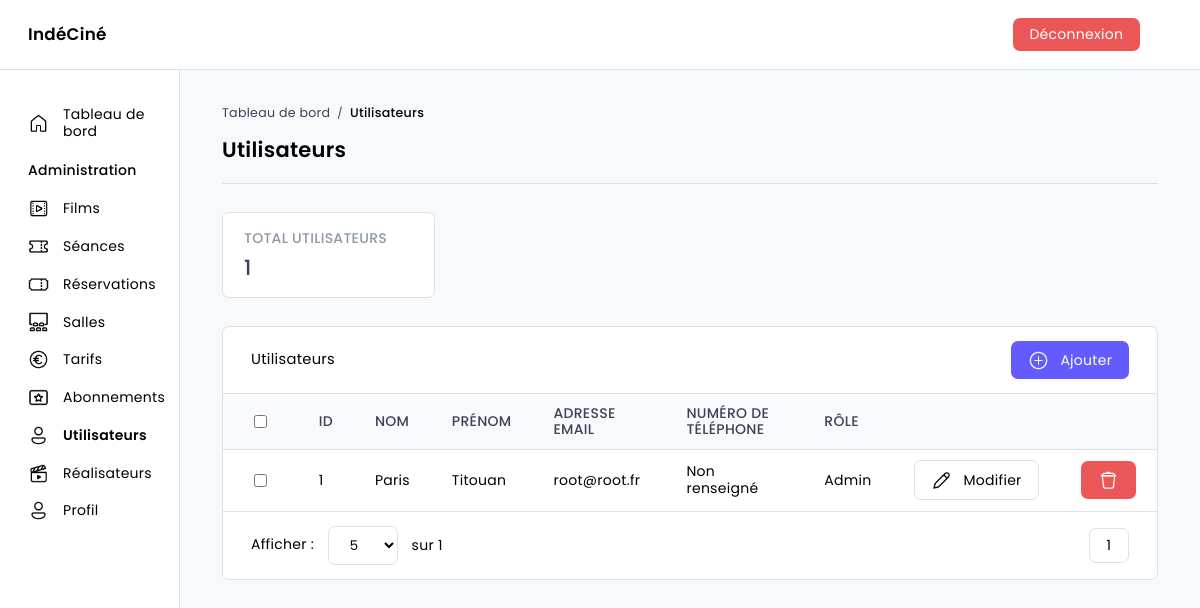
Screenshot of /dashboard/users (signed in) with the database file from the repository.
### tables this page shows
CREATE TABLE IF NOT EXISTS `users` (
  `userId` int(11) NOT NULL AUTO_INCREMENT,
  `userFirstName` varchar(30) NOT NULL,
  `userLastName` varchar(30) NOT NULL,
  `userEmail` varchar(255) NOT NULL,
  `userPhoneNumber` varchar(10) DEFAULT NULL,
  `userBirthDate` date DEFAULT NULL,
  `userPassword` varchar(60) NOT NULL,
  `userProfilePicture` varchar(255) DEFAULT NULL,
  `userRole` enum('admin','client') NOT NULL DEFAULT 'client',
  PRIMARY KEY (`userId`)
);

### src/Controllers/Controller.php (called while the page is built, shortened)
<?php
abstract class Controller {
    public function render (string $file, array $data = [], string $template = 'default') {
        extract($data);
        require_once ROOT . '/Views/pages/' . $file . '.php';
    }
}

### index.php (called while the page is built, shortened)
<?php
$app = new Router;
$app -> start();

### src/Models/Model.php (called while the page is built, shortened)
<?php
class Model extends Database {
    public function read (array $columns = null, array $criteria = null, array $join = null, int $limit = null, int $offset = null, string $count = null, string $fetch = null) {
        $params = array(
            'columns' => $columns,
            'criteria' => $criteria,
            'join' => $join,
            'limit' => $limit,
            'offset' => $offset,
            'count' => $count,
            'fetch' => $fetch
        );
        $criteriaString = "";
        $columnsString = "*";
        $joinString = "";
        $limitString = "";
        $offsetString = "";
        $criterionValues = null;
        foreach ($params as $key => $value) {
            if ($value) switch ($key) {
                case 'columns':
                    $columns = array();
                    foreach ($value as $column) {
                        $columns[] = $column;
                    }
                    $columnsString = implode(", ", $columns);
                    break;
                case 'limit':
                    $limitString = " LIMIT $limit";
                    break;
                case 'count':
                    $columnsString = "COUNT($columnsString) AS $value";
                    break;
            }
        }
        $sqlQuery = "SELECT " . $columnsString . " FROM {$this -> table} " . ((isset($join)) ? $join['table'] : null) . $joinString . $criteriaString . $limitString . $offsetString;
        $query = $this -> runQuery($sqlQuery, $criterionValues);
        if ($fetch == 'fetch') return $query -> fetch();
        else if ($fetch === 'fetchAll') return $query -> fetchAll();
        else return null;
    }
    public function runQuery (string $req, array $attrs = null) {
        $this -> database = Database::getInstance();
        if ($attrs !== null) {
            $query = $this -> database -> prepare($req);
            $query -> execute($attrs);
            return $query;
        } else return $this -> database -> query($req);
    }
}

### src/Models/UsersModel.php (called while the page is built, shortened)
<?php
class UsersModel extends Model {
    public function __construct () {
        $this -> table = 'users';
    }
}

### src/Core/Database.php (called while the page is built, shortened)
<?php
class Database extends PDO {
    private static $instance;
    private function __construct () {
        $_dsn = 'mysql:dbname=' . self::DATABASE . ';host=' . self::SERVER;
    }
    public static function getInstance () : self {
        if (self::$instance === null) self::$instance = new self();
        return self::$instance;
    }
}

### src/Views/pages/dashboard/users/index.php (the view, shortened to what this page needs)
<div class="cards-container">
    <div class="card">
        <p class="title">TOTAL UTILISATEURS</p>
        <p class="value"><?= $totalUsers ?></p>
    </div>
</div>
<div class="table-container">
    <div class="table-header">
        <p>Utilisateurs</p>
        <form method="post">
            <button class="bg bg-blue" name="add">
                <img src="/public/images/icons/regular_add--v1.png">
                Ajouter
            </button>
        </form>
    </div>
    <form method="post">
        <table>
            <thead>
                <tr>
                    <th><input type="checkbox"></th>
                    <th>ID</th>
                    <th>Nom</th>
                    <th>Prénom</th>
                    <th>Adresse email</th>
                    <th>Numéro de téléphone</th>
                    <th>Rôle</th>
                    <th></th>
                    <th></th>
                </tr>
            </thead>
            <tbody>
                <?php foreach ($users as $user): ?>
                <tr onclick="window.location.href = '/dashboard/users/<?= $user -> userId ?>'">
                    <td><input type="checkbox"></td>
                    <td><?= $user -> userId ?></td>
                    <td><?= $user -> userLastName ?></td>
                    <td><?= $user -> userFirstName ?></td>
                    <td><?= $user -> userEmail ?></td>
                    <td><?= ($user -> userPhoneNumber !== null) ? $user -> userPhoneNumber : "Non renseigné" ?></td>
                    <td><?= ucfirst($user -> userRole) ?></td>
                    <td><button class="border" name="modify" value="<?= $user -> userId ?>">
                            <img src="/public/images/icons/regular_edit--v1.png">
                            Modifier
                        </button></td>
                    <td><button class="bg bg-red" name="delete" value="<?= $user -> userId ?>">
                            <img class="img-only" src="/public/images/icons/regular_filled-trash.png">
                        </button></td>
                </tr>
                <?php endforeach; ?>
            </tbody>
        </table>
    </form>
    <div class="table-footer">
        <div class="lines-number">
            <p>Afficher :</p>
            <form method="post">
                <select name="show" onchange="onSelectSubmit()">
                    <option value="5">5</option>
                </select>
            </form>
            <p>sur <?= $totalUsers ?></p>
        </div>
        <form class="change-page" method="post">
            <?php for ($i = 1; $i < $nbPages + 1; $i++): ?>
            <button class="border" name="page" value="<?= $i ?>"><?= $i ?></button>
            <?php endfor; ?>
        </form>
    </div>
</div>

### public/css/master.css (style rules this page uses)
:root { --color_white: #FFF; --color_black: #000; --color_light-grey: #E0E1E4; --color_grey: #8C98A4; --color_dark-grey: #3C4257; --color_light-blue: #B8D9EF; --color_blue: #635BFF; --color_blue-grey: #F8FAFD; --color_red: #EB5757; --color_green: #27AE60; --color_background: #F7FAFC; }
* { margin: 0; padding: 0; box-sizing: border-box; font: 14px "Poppins", sans-serif; line-height: 1.2; letter-spacing: .02rem; }
body { background-color: var(--color_background); }

### public/css/layout/main.css (style rules this page uses)
main p:not(:last-child) { margin-bottom: .1rem; }

### public/css/components/inputs.css (style rules this page uses)
input, select, textarea, fieldset { display: block; width: 100%; border: 1px solid var(--color_light-grey); border-radius: .5rem; }
input:not([type='submit']), select, textarea { margin: .6rem 0; font-size: .95rem; }
input:not([type='submit']), select { padding: .6rem 1.2rem; }
input[type='file'], select { cursor: pointer; }
select { background-color: var(--color_white); }

### public/css/components/buttons.css (style rules this page uses)
button { border: none; border-radius: .5rem; background-color: inherit; cursor: pointer; }
button:not(.no-style) { display: flex; align-items: center; padding: .6rem 1.2rem; }
button.border { border: 1px solid var(--color_light-grey); }
button.bg { color:var(--color_white); }
button.bg-blue { background-color: var(--color_blue); }
button.bg-red { background-color: var(--color_red); }
button img { height: 1.5rem; }
button img:not(.img-only) { margin-right: .8rem; }

### public/css/components/cards.css (style rules this page uses)
.cards-container { display: flex; flex-wrap: wrap; column-gap: 2rem; row-gap: 1.5rem; margin-bottom: 2rem; }
.cards-container .card { display: flex; flex-direction: column; align-items: flex-start; width: calc(25% - 1.5rem); padding: 1.2rem 1.5rem; border: 1px solid var(--color_light-grey); border-radius: .5rem; background-color: var(--color_white); cursor: pointer; }
.cards-container .card .title { margin-bottom: .6rem; font-weight: 500; color: var(--color_grey); }
.cards-container .card .value { font-size: 1.5rem; font-weight: 500; color: var(--color_dark-grey); }

### public/css/components/tables.css (style rules this page uses)
.table-container { border: 1px solid var(--color_light-grey); border-radius: .5rem; background-color: var(--color_white); }
.table-container .table-header { display: flex; justify-content: space-between; align-items: center; padding: 1rem 2rem; }
.table-container .table-header p { font-size: 1.05rem; }
.table-container .table-header form { display: flex; }
.table-container table { width: 100%; border-top: 1px solid var(--color_light-grey); border-bottom: 1px solid var(--color_light-grey); border-collapse: collapse; }
.table-container table thead { border-bottom: 1px solid var(--color_light-grey); background-color: var(--color_blue-grey); }
.table-container table th { padding: .75rem 1.5rem; font-weight: 500; color: var(--color_dark-grey); text-transform: uppercase; text-align: left; }
.table-container table th:first-child { width: 8%; }
.table-container table th:nth-last-child(2) { width: 14%; }
.table-container table th:last-child { width: 7%; }
.table-container table tr { cursor: pointer; }
.table-container table td { padding: .75rem 1.5rem; }
.table-container .table-footer { display: flex; justify-content: space-between; padding: 1rem 2rem; }
.table-container .table-footer .lines-number { width: auto; }
.table-container .table-footer .lines-number, .table-container .table-footer .change-page { display: flex; align-items: center; }
.table-container .table-footer .lines-number select { width: auto; margin: 0 1rem; }

### rows the page displays
users: userId "1", userLastName "Paris", userFirstName "Titouan", userEmail "root@root.fr", shows "Non renseigné", userRole "Admin"

### other values shown
end($pageData['breadcrumb']) "Utilisateurs"
$pageData['title'] "Utilisateurs"
$totalUsers "1"
